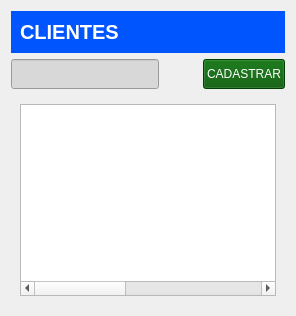
      <widget class="QWidget" name="clientes">
       <layout class="QGridLayout" name="gridLayout_4">
        <item row="2" column="0">
         <widget class="QWidget" name="widget_6" native="true">
          <layout class="QHBoxLayout" name="horizontalLayout_6">
           <item>
            <widget class="QTableWidget" name="tabelaClientes">
             <property name="enabled">
              <bool>true</bool>
             </property>
             <property name="autoFillBackground">
              <bool>false</bool>
             </property>
             <property name="frameShape">
              <enum>QFrame::StyledPanel</enum>
             </property>
             <property name="frameShadow">
              <enum>QFrame::Plain</enum>
             </property>
             <property name="lineWidth">
              <number>10</number>
             </property>
             <property name="midLineWidth">
              <number>10</number>
             </property>
             <property name="verticalScrollBarPolicy">
              <enum>Qt::ScrollBarAsNeeded</enum>
             </property>
             <property name="horizontalScrollBarPolicy">
              <enum>Qt::ScrollBarAsNeeded</enum>
             </property>
             <property name="autoScroll">
              <bool>true</bool>
             </property>
             <property name="editTriggers">
              <set>QAbstractItemView::NoEditTriggers</set>
             </property>
             <property name="tabKeyNavigation">
              <bool>false</bool>
             </property>
             <property name="selectionBehavior">
              <enum>QAbstractItemView::SelectItems</enum>
             </property>
             <property name="showGrid">
              <bool>true</bool>
             </property>
             <property name="sortingEnabled">
              <bool>false</bool>
             </property>
             <attribute name="horizontalHeaderVisible">
              <bool>false</bool>
             </attribute>
             <attribute name="horizontalHeaderCascadingSectionResizes">
              <bool>true</bool>
             </attribute>
             <attribute name="horizontalHeaderMinimumSectionSize">
              <number>50</number>
             </attribute>
             <attribute name="horizontalHeaderDefaultSectionSize">
              <number>100</number>
             </attribute>
             <attribute name="horizontalHeaderHighlightSections">
              <bool>false</bool>
             </attribute>
             <attribute name="horizontalHeaderShowSortIndicator" stdset="0">
              <bool>false</bool>
             </attribute>
             <attribute name="horizontalHeaderStretchLastSection">
              <bool>true</bool>
             </attribute>
             <attribute name="verticalHeaderVisible">
              <bool>false</bool>
             </attribute>
             <attribute name="verticalHeaderCascadingSectionResizes">
              <bool>true</bool>
             </attribute>
             <attribute name="verticalHeaderMinimumSectionSize">
              <number>10</number>
             </attribute>
             <attribute name="verticalHeaderDefaultSectionSize">
              <number>50</number>
             </attribute>
             <attribute name="verticalHeaderHighlightSections">
              <bool>true</bool>
             </attribute>
             <attribute name="verticalHeaderShowSortIndicator" stdset="0">
              <bool>true</bool>
             </attribute>
             <attribute name="verticalHeaderStretchLastSection">
              <bool>false</bool>
             </attribute>
             <column>
              <property name="text">
               <string>ID</string>
              </property>
             </column>
             <column>
              <property name="text">
               <string>NOME</string>
              </property>
             </column>
             <column>
              <property name="text">
               <string>TELEFONE</string>
              </property>
             </column>
             <column>
              <property name="text">
               <string>EMAIL</string>
              </property>
             </column>
             <column>
              <property name="text">
               <string>EDITAR</string>
              </property>
             </column>
            </widget>
           </item>
          </layout>
         </widget>
        </item>
        <item row="0" column="0">
         <widget class="QWidget" name="widget_7" native="true">
          <property name="maximumSize">
           <size>
            <width>16777215</width>
            <height>50</height>
           </size>
          </property>
          <property name="styleSheet">
           <string notr="true">background-color: rgb(0, 85, 255);</string>
          </property>
          <layout class="QHBoxLayout" name="horizontalLayout_4">
           <item>
            <widget class="QLabel" name="tituloClientes">
             <property name="font">
              <font>
               <pointsize>15</pointsize>
               <weight>75</weight>
               <bold>true</bold>
              </font>
             </property>
             <property name="styleSheet">
              <string notr="true">color: rgb(255, 255, 255);</string>
             </property>
             <property name="text">
              <string>CLIENTES</string>
             </property>
            </widget>
           </item>
          </layout>
         </widget>
        </item>
        <item row="1" column="0">
         <widget class="QWidget" name="widget_5" native="true">
          <property name="maximumSize">
           <size>
            <width>16777215</width>
            <height>50</height>
           </size>
          </property>
          <layout class="QHBoxLayout" name="horizontalLayout_3">
           <property name="leftMargin">
            <number>0</number>
           </property>
           <property name="topMargin">
            <number>0</number>
           </property>
           <property name="rightMargin">
            <number>0</number>
           </property>
           <property name="bottomMargin">
            <number>0</number>
           </property>
           <item>
            <widget class="QLineEdit" name="inputClientes">
             <property name="minimumSize">
              <size>
               <width>0</width>
               <height>30</height>
              </size>
             </property>
             <property name="maximumSize">
              <size>
               <width>16777215</width>
               <height>300</height>
              </size>
             </property>
             <property name="font">
              <font>
               <pointsize>10</pointsize>
              </font>
             </property>
             <property name="styleSheet">
              <string notr="true">color: rgb(255, 255, 255);
background-color: rgb(216, 216, 216);</string>
             </property>
            </widget>
           </item>
           <item>
            <widget class="QPushButton" name="pesquisarClientes">
             <property name="styleSheet">
              <string notr="true">QPushButton{
border:none;

}</string>
             </property>
             <property name="text">
              <string/>
             </property>
             <property name="icon">
              <iconset>
               <normaloff>img/magnifying-glass (1).png</normaloff>img/magnifying-glass (1).png</iconset>
             </property>
             <property name="iconSize">
              <size>
               <width>25</width>
               <height>25</height>
              </size>
             </property>
            </widget>
           </item>
           <item>
            <widget class="QPushButton" name="clientesCadastrar">
             <property name="maximumSize">
              <size>
               <width>16777215</width>
               <height>200</height>
              </size>
             </property>
             <property name="styleSheet">
              <string notr="true">QPushButton{
background-color: rgb(0, 85, 0);
color: rgb(255, 255, 255);

}
</string>
             </property>
             <property name="text">
              <string>CADASTRAR</string>
             </property>
            </widget>
           </item>
          </layout>
         </widget>
        </item>
       </layout>
      </widget>
